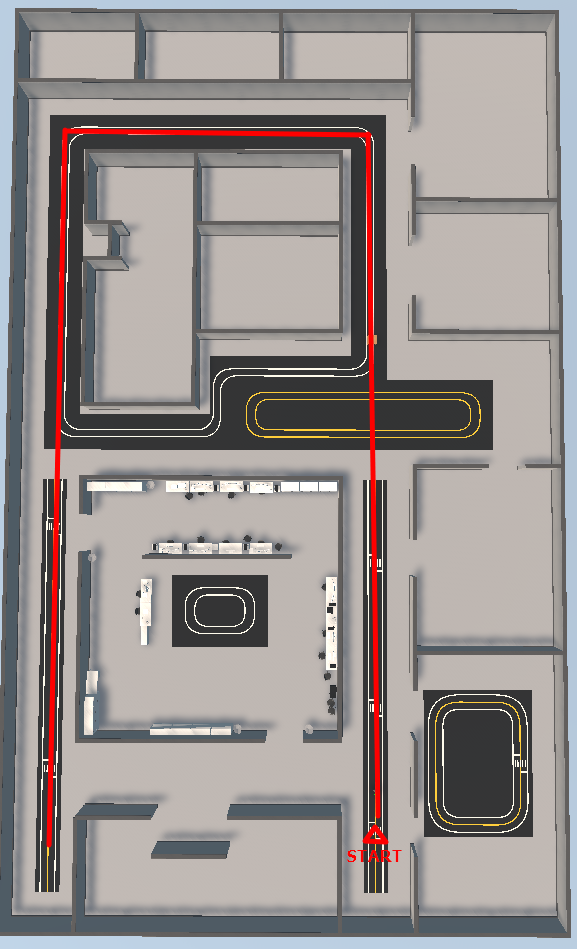
#> input picture catkin_daelimauto/src/daelimauto/path/test_path_n/wecar_path1.png, 577 x 949 px
$ python -i image_data_v2.py   (imports and definitions only)
#> lines starting #> are read from the running program, lines starting #| are printed output that depends on the picture; after the words box and inside, x2 and y2 are one past the last pixel; in counts of white or black regions, pixels touching at a corner belong together
import cv2
import math
import numpy as np

# # ignore this function
# def nothing(x):
#     pass
# #====================

# Crop the image method
def region_of_interest(img, roi):
    vertices = np.array([roi], np.int32)
    mask = np.zeros_like(img)

    #channel_count = img.shape[2]
    #match_mask_color = (255,) * channel_count

    match_mask_color = 255
    cv2.fillPoly(mask, vertices, match_mask_color)


    # cv2.imshow('masking result', mask)

    # cv2.waitKey(1)

    masked_image = cv2.bitwise_and(img, mask)
    return masked_image


# Using Canny find Edges method
def find_edges(img, h_min = 0, h_max = 0, s_min = 0, s_max = 0, v_min = 0, v_max = 0):
    height = img.shape[0]
    width = img.shape[1]

    # Setting ROI value
    # When you want to Change Detect Reach,
    # Change the below value
    roi = [
        (0, int(height*0.9)),
        (0, int(height*0.6)),
        (width, int(height*0.6)),
        (width, int(height*0.9))
    ]

    # Blur
    img = cv2.GaussianBlur(img, (5, 5), 0)

    # Change image channel to HSV
    hsv = cv2.cvtColor(img, cv2.COLOR_BGR2HSV)
    low_val = (h_min, s_min, v_min)
    high_val = (h_max, s_max, v_max)

    # cv2.imshow('hsv result', hsv)

    # cv2.waitKey(1)

    # Threshold
    mask = cv2.inRange(hsv, low_val, high_val)

    # cv2.imshow('masking result', mask)

    # cv2.waitKey(1)

    # Crop the image
    mask = region_of_interest(mask, roi)

    # cv2.imshow('masking roi result', mask)

    # cv2.waitKey(1)

    # find edges
    edges = cv2.Canny(mask, 75, 150)

    # cv2.imshow('edge result', edges)

    # cv2.waitKey(1)

    return edges


# after Canny & Hough Transform, find a line
def find_lines(image, lines):
    width = image.shape[1]

    # init list
    lane_lines = []

    left_fit = []
    right_fit = []

    # When you want to
    boundary = 2 / float(3)
    left_region_boundary = width * (1 - float(boundary))
    right_region_boundary = width * float(boundary)

    for line in lines:
        for x1, y1, x2, y2 in line:
            if x1 == x2:
                continue
            # find a linear function
            fit = np.polyfit((x1, x2), (y1, y2), 1)
            slope = fit[0]
            intercept = fit[1]

            if slope < 0:
                if x1 < left_region_boundary and x2 < left_region_boundary:
                    left_fit.append((slope, intercept))
            else:
                if x1 > right_region_boundary and x2 > right_region_boundary:
                    right_fit.append((slope, intercept))

    if len(left_fit) > 0:
        left_fir_average = np.average(left_fit, axis=0)
        lane_lines.append(make_points(image, left_fir_average))
    if len(right_fit) > 0:
        right_fit_average = np.average(right_fit, axis=0)
        lane_lines.append(make_points(image, right_fit_average))

    return lane_lines


def make_points(frame, line):
    height, width, _ = frame.shape
    slope, intercept = line
    y1 = height  # bottom of the frame
    y2 = int(y1 / float(2))  # make points from middle of the frame down

    # bound the coordinates within the frame
    if slope == 0: # for prevent inf value like => | n / 0 == inf |
        slope = 1
    x1 = max(-width, min(2 * width, int((y1 - intercept) / float(slope))))
    x2 = max(-width, min(2 * width, int((y2 - intercept) / float(slope))))

    return [[x1, y1, x2, y2]]


# Using Point before We calculated, Draw a line
def draw_line(image, lane_lines, current_theta):
    height = image.shape[0]
    width = image.shape[1]

    # When you want to change line length,
    # Change below base_y value
    # base_y, y1, y2 is a height
    if len(lane_lines) == 2:
        _, _, left_x2, _ = lane_lines[0][0]
        _, _, right_x2, _ = lane_lines[1][0]
        mid = int(width / float(2))

        base_x = int(left_x2 + right_x2) / 2 - float(mid)
        base_y = int(height / float(2))
        image, current_theta = display_base_line(image, current_theta, 2, base_x, base_y)
    elif len(lane_lines) == 1:
        x1, _, x2, _ = lane_lines[0][0]

        base_x = x2 - x1
        base_y = int(height / float(2))
        image, current_theta = display_base_line(image, current_theta, 1, base_x, base_y)
    else:
        base_x = width / float(2)
        base_y = int(height / float(2))
        image, current_theta = display_base_line(image, 0, 0, base_x, base_y)

    for line in lane_lines:
        for x1, y1, x2, y2 in line:
            cv2.line(image, (x1, y1), (x2, y2), (0, 255, 0), 7)

    return image, current_theta


# This method output is Degree Not radian
def display_base_line(image, current_theta, line_num, base_x, base_y):
    height = image.shape[0]
    width = image.shape[1]

    # angle_to_mid_deg is this method output
    angle_to_mid_radian = math.atan(base_x / float(base_y))

    # calculating degree about base_x & base_y
    angle_to_mid_deg = int(angle_to_mid_radian * 180 / float(3.14))
    angle_to_mid_deg = stabilize_angle(current_theta, angle_to_mid_deg, number_of_line=line_num)

    # the reason why i add 90 degree it is because of draw a middle(or center) line
    # We want how curved the road angle is in the center
    theta = angle_to_mid_deg + 90

    steering_angle_radian = theta / float(180) * float(3.14)

    x1 = int(width / float(2))
    y1 = height

    # prevent inf output
    if steering_angle_radian == 0:
        x2 = int(width / float(2))
    else:
        x2 = int(x1 - height * 2 / 3 / float(math.tan(steering_angle_radian)))

    y2 = int(height / float(2))

    result = np.zeros_like(image)
    cv2.line(result, (x1, y1), (x2, y2), (0, 255, 255), 4)
    result = cv2.addWeighted(image, 0.8, result, 1, 1)

    return result, angle_to_mid_deg


# Stablize for Car motor(or steering Damage)
def stabilize_angle(curr_theta, new_theta, number_of_line, max_twoLine_angle_offset=5, max_signleLine_angle_offset=5):
    if number_of_line == 2:
        max_angle_offset = max_twoLine_angle_offset
    elif number_of_line == 1:
        max_angle_offset = max_signleLine_angle_offset
    else: # no line detected go straight
        return 0

    angle_offset = new_theta - curr_theta

    if abs(angle_offset) > max_angle_offset:
        fixed_angle = int(curr_theta + float(max_angle_offset) * float(angle_offset) / abs(float(angle_offset)))
    else:
        fixed_angle = curr_theta

    if fixed_angle > 20:
        fixed_angle = 20
    elif fixed_angle < -20:
        fixed_angle = -20

    return fixed_angle


#  main method
#  please change the h,s,v value if you want custom
#  this module focus on black line(for test)
def line_detect(image, current_theta=0, h_min=0, h_max=30, s_min=0, s_max=30, v_min=195, v_max=215):
    height = image.shape[0]
    width = image.shape[1]

    # find edges
    edges = find_edges(image, h_min, h_max, s_min, s_max, v_min, v_max)
    #cv2.imshow('Canny', edges)

    #get the line and Coordinates
    lines = cv2.HoughLinesP(edges, 1, float(3.14)/float(180), 20, maxLineGap=50)
    # lines = cv2.HoughLines(edges, 1, float(3.14)/float(180), 100)


    if lines is not None:
        lane_lines = find_lines(image, lines=lines)
        if lane_lines is not None:
            image, current_theta = draw_line(cv2.cvtColor(edges, cv2.COLOR_GRAY2BGR), current_theta=current_theta, lane_lines=lane_lines)

    if current_theta > 0:
        direction = 'Right'
    elif current_theta < 0:
        direction = 'Left'
    else:
        direction = 'Straight'
    image = cv2.putText(image, direction + ' ' + str(current_theta),
                        (int(height-200), int(width/float(2))),
                        cv2.FONT_HERSHEY_PLAIN,
                        3, (255,255,0))

    # Finally main method return a result Image & angle
    return image, current_theta, direction


def line_detection(image):

    current_theta = 0

    timer_to_sending_data = 0


    frame = cv2.resize(image, dsize=(1280, 720)) # 1280 720


    img, current_theta, direction = line_detect(frame)
    cv2.imshow('result', img)
    cv2.waitKey(1)
    # sending time calculating
    # if waitKey parameter is 50
    # then sending time is 50 * 20 = 1000ms
    # so if you want to change sending time
    # change bellow 'if' logic or change waitkey parameter
    # Recommend is change if logic
    if timer_to_sending_data%1 == 0:
        # if you want radian value
        # disable down comment and use it
        #steering_angle_radian = current_theta / float(180) * float(3.14)
        timer_to_sending_data = 0

    return current_theta

>>> import cv2
>>> picture = cv2.imread('../path/test_path_n/wecar_path1.png')
#> picture is the input picture: shape (949, 577, 3); mean B, G, R 143.9, 145.5, 152.1
>>> result = line_detection(picture)
#> in line_detection, `frame = cv2.resize(image, dsize=(1280, 720))`:
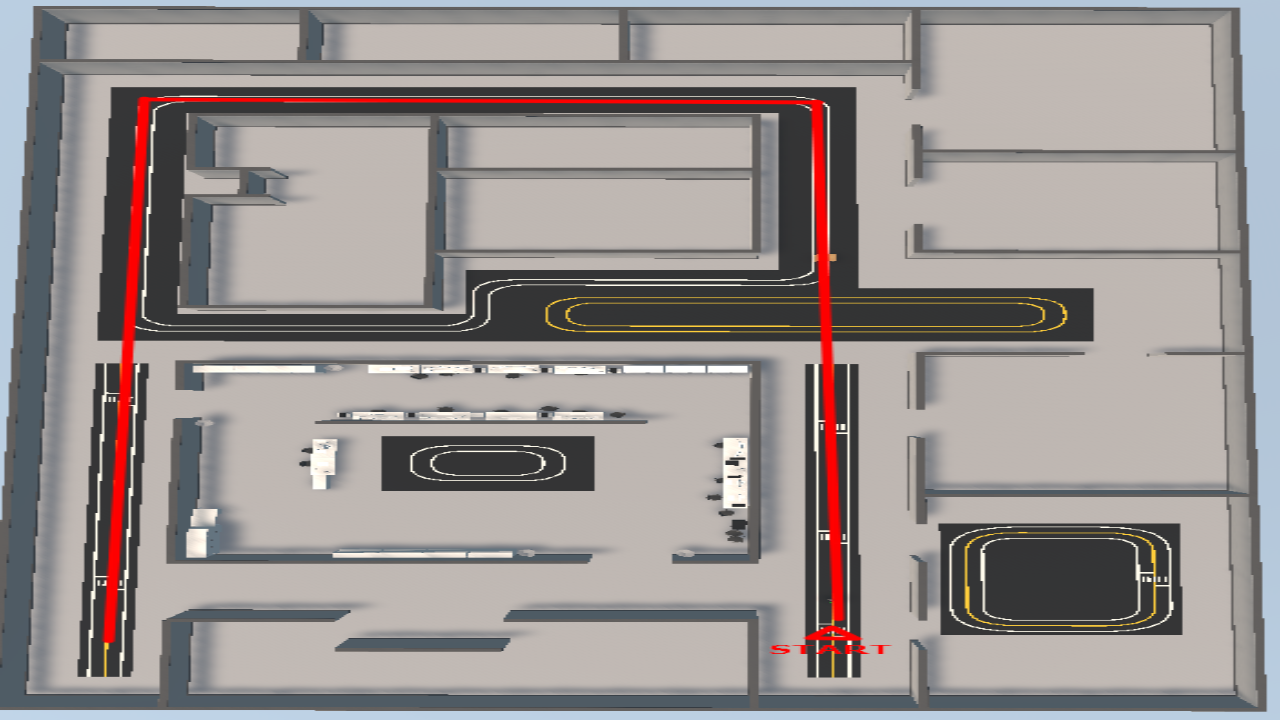
#> frame: shape (720, 1280, 3); mean B, G, R 143.8, 145.3, 152
#> in find_edges, `hsv = cv2.cvtColor(img, cv2.COLOR_BGR2HSV)`: hsv: shape (720, 1280, 3); mean H, S, V 41.8, 22.5, 155.4
#> in find_edges, `mask = cv2.inRange(hsv, low_val, high_val)`:
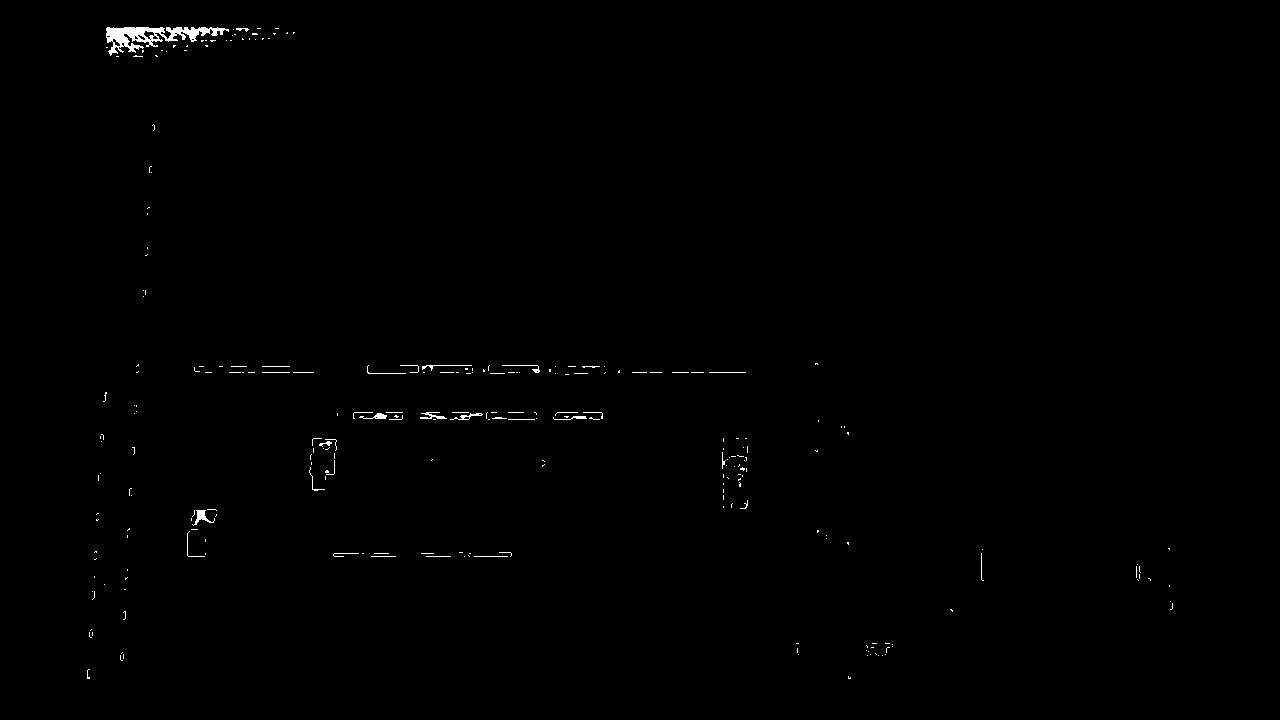
#> mask: shape (720, 1280); 0.4% white; 253 white regions (221 under 20 px), largest, box (x1, y1, x2, y2) and area: (106, 27, 229, 56) 1373, (192, 510, 215, 526) 123, (420, 412, 447, 419) 90
#> in region_of_interest, `cv2.fillPoly(mask, vertices, match_mask_color)`: mask: shape (720, 1280); 30.1% white; 1 white region, box (x1, y1, x2, y2) and area: (0, 432, 1280, 649) 277760
#> in region_of_interest, `masked_image = cv2.bitwise_and(img, mask)`: masked_image: shape (720, 1280); 0.1% white in thin lines or dots, all inside (x1, y1, x2, y2) = (89, 432, 1173, 649)
#> in find_edges, `edges = cv2.Canny(mask, 75, 150)`:
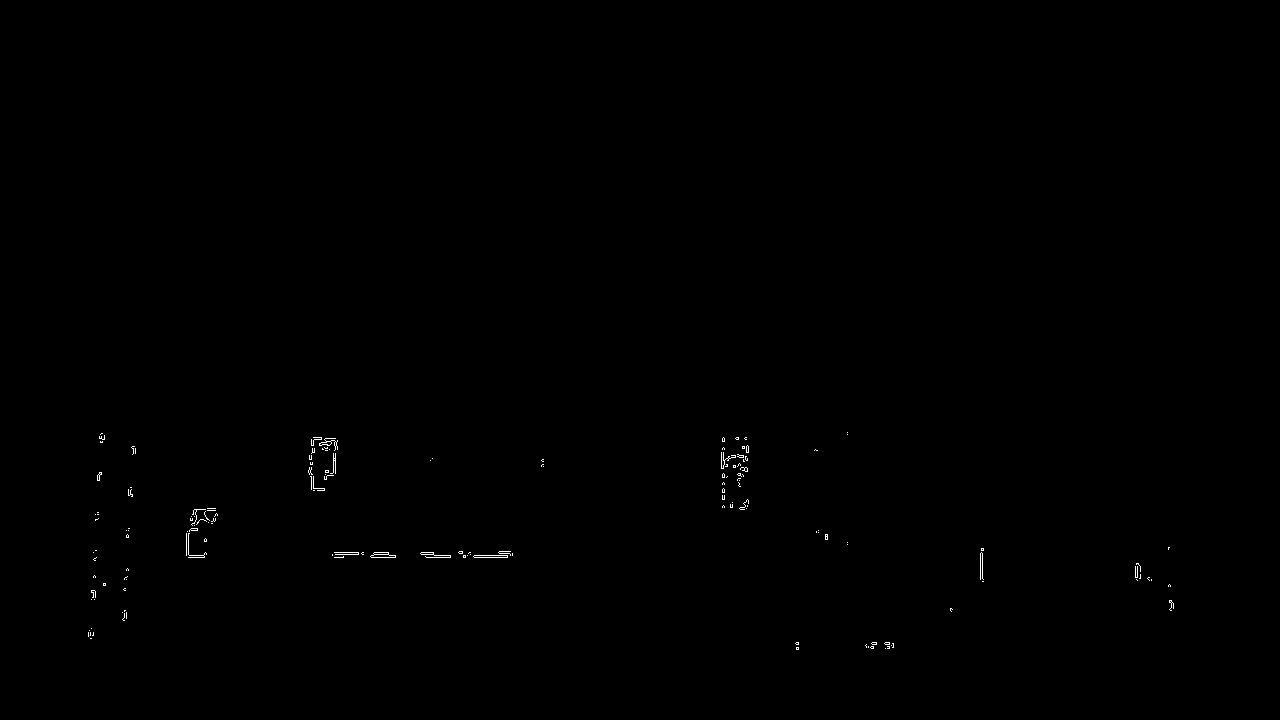
#> edges: shape (720, 1280); 0.17% white in thin lines or dots, all inside (x1, y1, x2, y2) = (88, 432, 1174, 650)
#> in line_detect, `lines = cv2.HoughLinesP(edges, 1, float(3.14)/float(180), 20, maxLineG..`: lines = 23 rows, first 6: [334, 557, 507, 557], [332, 555, 512, 555], [332, 554, 512, 554], [334, 552, 498, 552], [333, 475, 334, 438], [721, 452, 723, 505]
#> the loop in find_lines, `for line in lines:` made 23 passes
#> line on passes 1 to 12: [[334, 557, 507, 557]], [[332, 555, 512, 555]], [[332, 554, 512, 554]], [[334, 552, 498, 552]], [[333, 475, 334, 438]], [[721, 452, 723, 505]], [[723, 437, 724, 507]], [[311, 439, 313, 490]], [[124, 620, 133, 446]], [[982, 581, 982, 548]], [[358, 553, 512, 553]], [[90, 638, 101, 433]]
#> after the loop in find_lines, `for line in lines:`: left_fit = [(-37, 12796), (-19.33, 3017.3), (-18.64, 2315.3), (-19.5, 4223), (-0.611, 648.2), (-0.667, 660.7), (-0.0714, 568.7), (-0.0526, 489.3)]; right_fit = []
#> in find_lines, `left_fir_average = np.average(left_fit, axis=0)`: left_fir_average = [-11.98, 3089.8]
#> in make_points, `slope, intercept = line`: slope = -11.98; intercept = 3089.8
#> in make_points, `x1 = max(-width, min(2 * width, int((y1 - intercept) / float(slope))))`: x1 = 197
#> in make_points, `x2 = max(-width, min(2 * width, int((y2 - intercept) / float(slope))))`: x2 = 227
#> in line_detect, `lane_lines = find_lines(image, lines=lines)`: lane_lines = [[[197, 720, 227, 360]]]
#> in draw_line, `x1, _, x2, _ = lane_lines[0][0]`: x1 = 197; x2 = 227
#> in draw_line, `base_x = x2 - x1`: base_x = 30
#> in display_base_line, `angle_to_mid_radian = math.atan(base_x / float(base_y))`: angle_to_mid_radian = 0.0831
#> in display_base_line, `angle_to_mid_deg = int(angle_to_mid_radian * 180 / float(3.14))`: angle_to_mid_deg = 4
#> in display_base_line, `angle_to_mid_deg = stabilize_angle(current_theta, angle_to_mid_deg, nu..`: angle_to_mid_deg = 0
#> in display_base_line, `theta = angle_to_mid_deg + 90`: theta = 90
#> in display_base_line, `steering_angle_radian = theta / float(180) * float(3.14)`: steering_angle_radian = 1.57
#> in display_base_line, `x2 = int(x1 - height * 2 / 3 / float(math.tan(steering_angle_radian)))`: x2 = 639
#> in draw_line, `image, current_theta = display_base_line(image, current_theta, 1, base..`: current_theta = 0
#> the loop in draw_line, `for line in lane_lines:` made 1 pass
#> after the loop in draw_line, `for line in lane_lines:`:
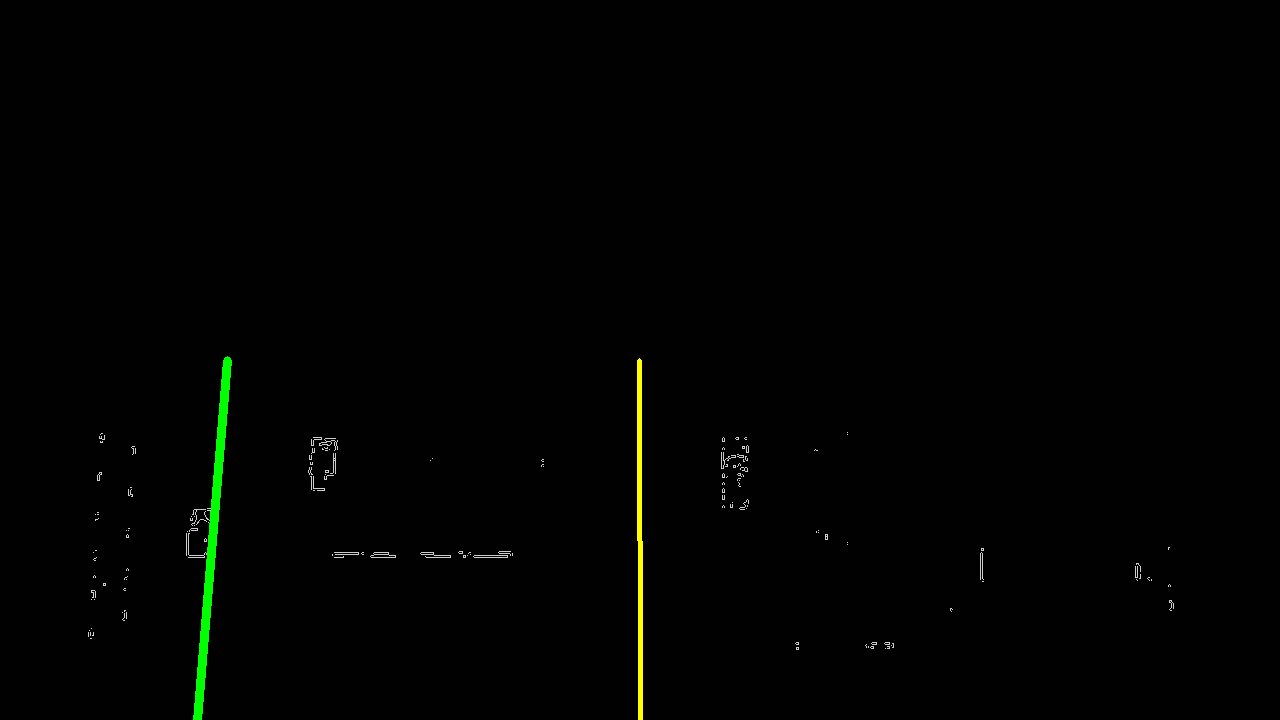
#> image: shape (720, 1280, 3); mean B, G, R 1.3, 2.7, 1.8
#> in line_detect, `image = cv2.putText(image, direction + ' ' + str(current_theta), (int(..`:
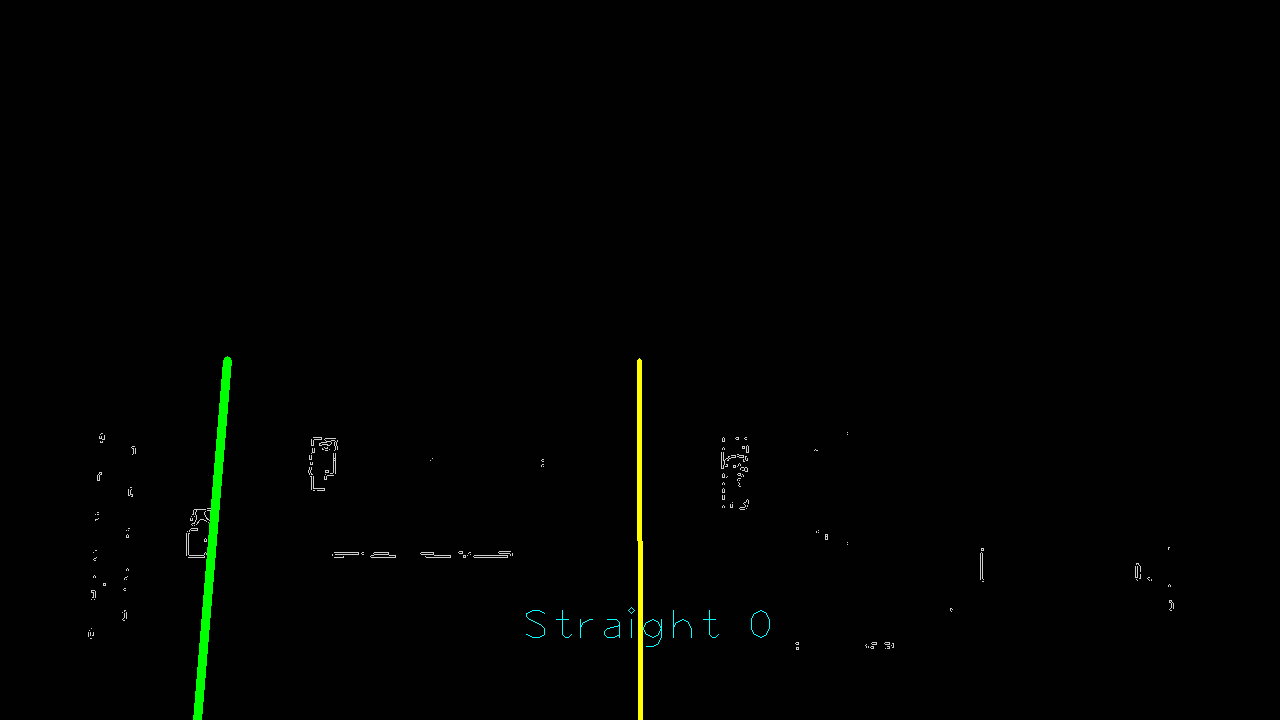
#> image: shape (720, 1280, 3); 0.05% of pixels changed, all inside (x1, y1, x2, y2) = (526, 607, 770, 647)
#> in line_detection, `img, current_theta, direction = line_detect(frame)`: direction = 'Straight'
#> result = 0
